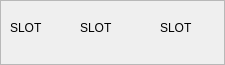
                    <widget class="QFrame" name="frame_3">
                     <property name="maximumSize">
                      <size>
                       <width>16777215</width>
                       <height>76</height>
                      </size>
                     </property>
                     <property name="frameShape">
                      <enum>QFrame::StyledPanel</enum>
                     </property>
                     <property name="frameShadow">
                      <enum>QFrame::Raised</enum>
                     </property>
                     <widget class="GearSlot" name="Slot111_9" native="true">
                      <property name="geometry">
                       <rect>
                        <x>10</x>
                        <y>0</y>
                        <width>56</width>
                        <height>56</height>
                       </rect>
                      </property>
                      <property name="minimumSize">
                       <size>
                        <width>56</width>
                        <height>56</height>
                       </size>
                      </property>
                      <property name="maximumSize">
                       <size>
                        <width>56</width>
                        <height>56</height>
                       </size>
                      </property>
                      <layout class="QVBoxLayout" name="verticalLayout_6">
                       <item>
                        <widget class="QLabel" name="label_19">
                         <property name="sizePolicy">
                          <sizepolicy hsizetype="Fixed" vsizetype="Fixed">
                           <horstretch>0</horstretch>
                           <verstretch>0</verstretch>
                          </sizepolicy>
                         </property>
                         <property name="minimumSize">
                          <size>
                           <width>56</width>
                           <height>56</height>
                          </size>
                         </property>
                         <property name="maximumSize">
                          <size>
                           <width>56</width>
                           <height>56</height>
                          </size>
                         </property>
                         <property name="layoutDirection">
                          <enum>Qt::LeftToRight</enum>
                         </property>
                         <property name="text">
                          <string>SLOT</string>
                         </property>
                        </widget>
                       </item>
                      </layout>
                     </widget>
                     <widget class="GearSlot" name="Slot111_10" native="true">
                      <property name="geometry">
                       <rect>
                        <x>80</x>
                        <y>0</y>
                        <width>56</width>
                        <height>56</height>
                       </rect>
                      </property>
                      <property name="minimumSize">
                       <size>
                        <width>56</width>
                        <height>56</height>
                       </size>
                      </property>
                      <property name="maximumSize">
                       <size>
                        <width>56</width>
                        <height>56</height>
                       </size>
                      </property>
                      <layout class="QVBoxLayout" name="verticalLayout_7">
                       <item>
                        <widget class="QLabel" name="label_20">
                         <property name="sizePolicy">
                          <sizepolicy hsizetype="Fixed" vsizetype="Fixed">
                           <horstretch>0</horstretch>
                           <verstretch>0</verstretch>
                          </sizepolicy>
                         </property>
                         <property name="minimumSize">
                          <size>
                           <width>56</width>
                           <height>56</height>
                          </size>
                         </property>
                         <property name="maximumSize">
                          <size>
                           <width>56</width>
                           <height>56</height>
                          </size>
                         </property>
                         <property name="layoutDirection">
                          <enum>Qt::LeftToRight</enum>
                         </property>
                         <property name="text">
                          <string>SLOT</string>
                         </property>
                        </widget>
                       </item>
                      </layout>
                     </widget>
                     <widget class="GearSlot" name="Slot111_11" native="true">
                      <property name="geometry">
                       <rect>
                        <x>160</x>
                        <y>0</y>
                        <width>56</width>
                        <height>56</height>
                       </rect>
                      </property>
                      <property name="minimumSize">
                       <size>
                        <width>56</width>
                        <height>56</height>
                       </size>
                      </property>
                      <property name="maximumSize">
                       <size>
                        <width>56</width>
                        <height>56</height>
                       </size>
                      </property>
                      <layout class="QVBoxLayout" name="verticalLayout_8">
                       <item>
                        <widget class="QLabel" name="label_21">
                         <property name="sizePolicy">
                          <sizepolicy hsizetype="Fixed" vsizetype="Fixed">
                           <horstretch>0</horstretch>
                           <verstretch>0</verstretch>
                          </sizepolicy>
                         </property>
                         <property name="minimumSize">
                          <size>
                           <width>56</width>
                           <height>56</height>
                          </size>
                         </property>
                         <property name="maximumSize">
                          <size>
                           <width>56</width>
                           <height>56</height>
                          </size>
                         </property>
                         <property name="layoutDirection">
                          <enum>Qt::LeftToRight</enum>
                         </property>
                         <property name="text">
                          <string>SLOT</string>
                         </property>
                        </widget>
                       </item>
                      </layout>
                     </widget>
                    </widget>
